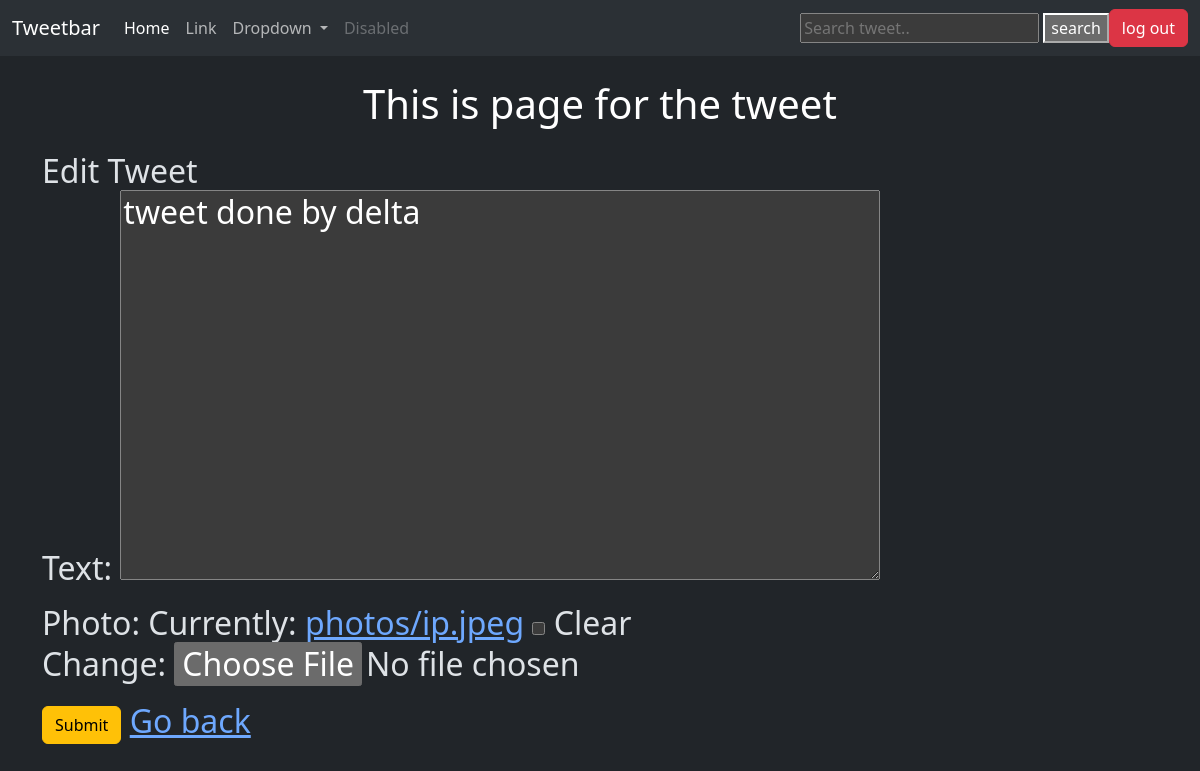
/tweet/3/edit/ (signed in), run on an earlier commit of the app's database.
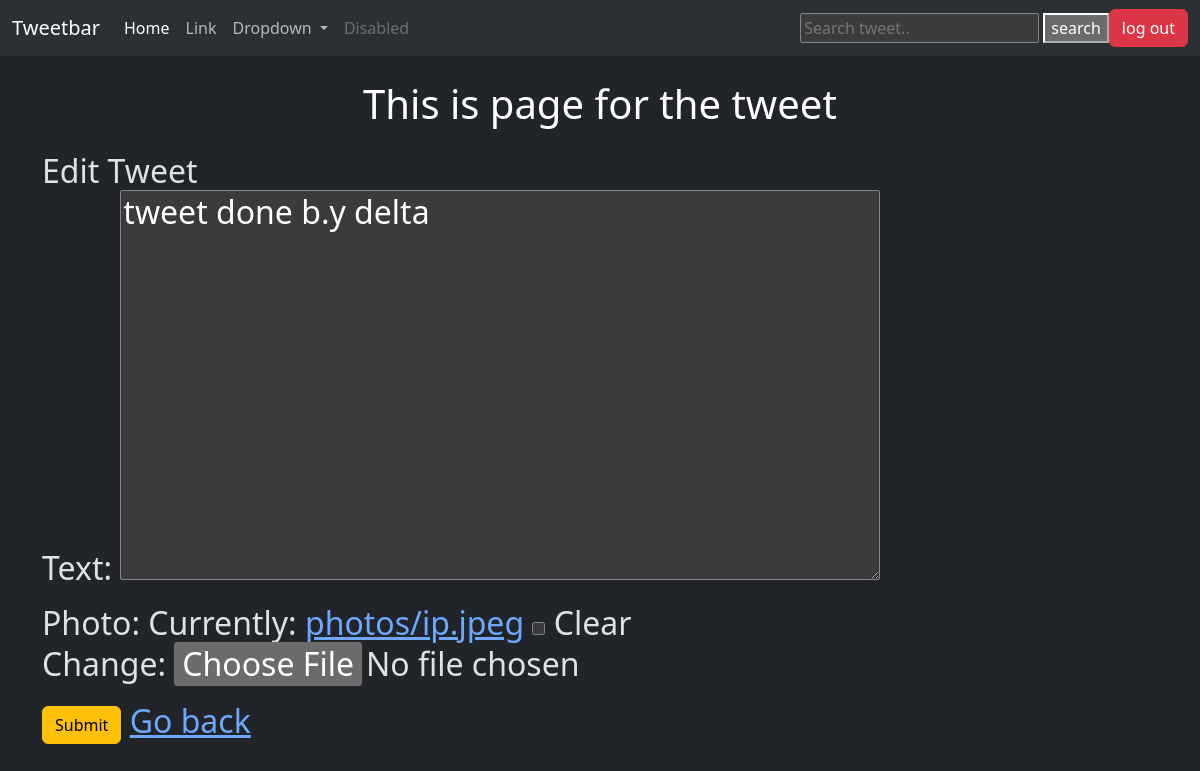
And on a later commit of the database.
### tweet/models.py (models this page shows, shortened)
class Tweet(models.Model):
    user=models.ForeignKey(User,on_delete=models.CASCADE)
    text=models.TextField(max_length=240)
    photo=models.ImageField(upload_to='photos/',blank=True,null=True)
    created_at=models.DateTimeField(auto_now_add=True)
    updated_at=models.DateTimeField(auto_now=True)

### tweet/views.py (the view)
# urls.py: path('<int:tweet_id>/edit/', views.tweet_edit,name='tweet_edit'),
@login_required
def tweet_edit(request,tweet_id):
    tweet=get_object_or_404(Tweet,pk=tweet_id,user=request.user)
    if request.method=='POST':
        form=TweetForm(request.POST,request.FILES,instance=tweet)
        if form.is_valid():
            tweet=form.save(commit=False)
            tweet.user=request.user
            tweet.save()
            return redirect('tweet_list')
    else:
        form=TweetForm(instance=tweet)
    return render(request,'tweet_form.html',{'form':form})

### tweet/forms.py
class TweetForm(forms.ModelForm):
    class Meta:
        model=Tweet
        fields=['text','photo']

### tweet/templates/tweet_form.html (shortened to what this page needs)
{% extends "layout.html" %}
{% block content %}
<h1 class="text-center text-white m-4">
    This is page for the tweet
</h1>
<h2>{%if form.instance.pk%}
    Edit Tweet {%else%}
    Create Tweet
    {%endif%}
    <form action="" method="post" enctype="multipart/form-data" class="form">
        {{form.as_p}}
        <button class="btn btn-warning" type="submit">Submit</button>
        <a href="{%url 'tweet_list'%}">Go back</a>
    </form>
</h2>
{% endblock %}

What changed in the data, as far as the page shows it:
changed Tweet: text "tweet done by delta" → "tweet done b.y delta"
